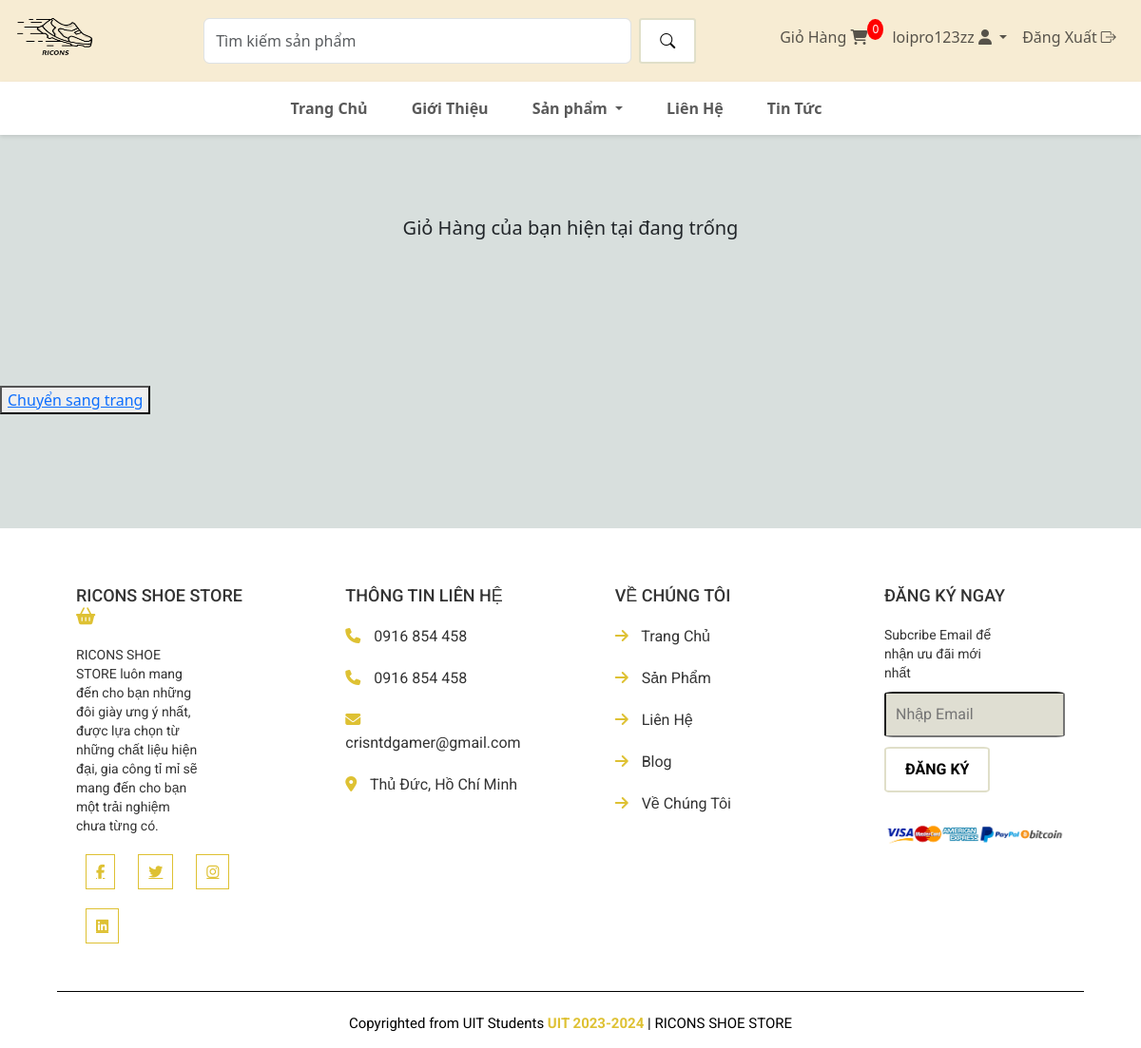
Page /cart/ (signed in) on the earlier database version.
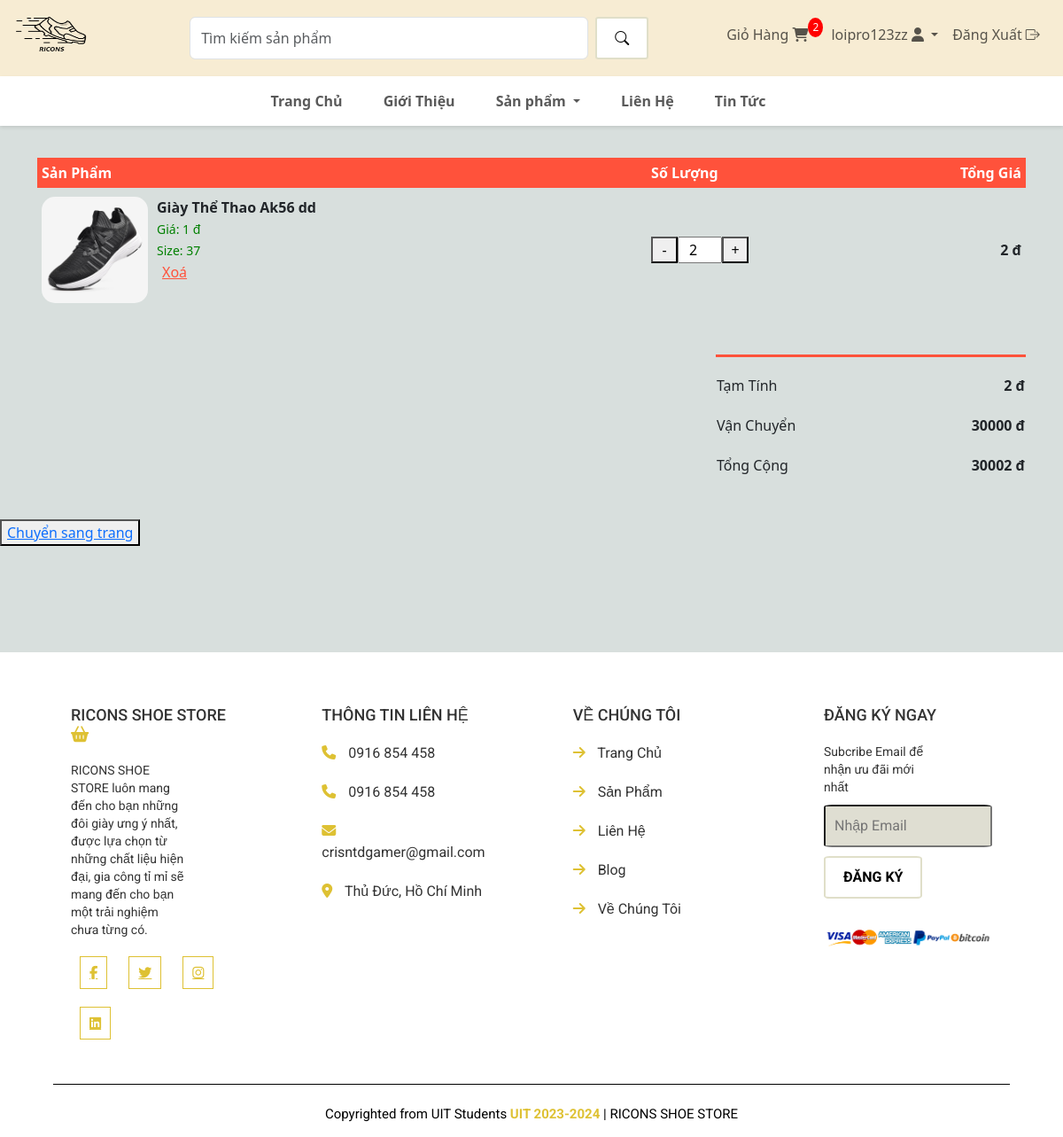
Same page on the later database version.
### app/models.py (models this page shows, shortened)
class MucGioHang(models.Model):
    san_pham = models.ForeignKey(SanPham, on_delete=models.SET_NULL, blank=True, null=True)
    gio_hang = models.ForeignKey(GioHang, on_delete=models.SET_NULL, blank=True, null=True)
    so_luong = models.IntegerField(default=0, null=True, blank=True)
    ngay_them = models.DateTimeField(auto_now_add=True)
    kich_thuoc = models.IntegerField(max_length=10, default=37)
    def tinh_tong_gia_cua_tung_muc(self):
        if self.san_pham.gia_km:
            tong_gia = self.san_pham.gia_km * self.so_luong
        else:
            tong_gia = self.san_pham.gia * self.so_luong
        return tong_gia

class SanPham(models.Model):
    the_loai = models.ForeignKey(TheLoai, on_delete=models.CASCADE, default=1)
    ten = models.CharField(max_length=300, null=True, blank=False)
    gia = models.IntegerField(blank=False)
    hinh = models.ImageField(null=True, blank=True)
    khuyen_mai = models.BooleanField(default=False)
    gia_km = models.IntegerField(blank=True, null=True)
    mo_ta = models.CharField(max_length=500, default='', blank=True)

### app/views.py (the view)
# urls.py: path('cart/', views.cart, name='cart'),
def cart(request):
    theloai_list = TheLoai.objects.all()
    gio_hang = GioHang.objects.filter(khach_hang=request.user, hoan_thanh=False).first()
    gia_tri_gio_hang = 0
    if gio_hang:
        muc_gio_hang = MucGioHang.objects.filter(gio_hang=gio_hang)
        for muc in muc_gio_hang:
            muc.tong_gia_cua_tung_muc = muc.tinh_tong_gia_cua_tung_muc()
            gia_tri_gio_hang += muc.tong_gia_cua_tung_muc
    else:
        muc_gio_hang = None
    context = {'muc_gio_hang' : muc_gio_hang,
               'theloai_list' : theloai_list,
               'gia_tri_gio_hang' : gia_tri_gio_hang}
    return render(request, 'app/cart.html', context)

### app/context_processors.py (called while the page is built)
def tong_san_pham_trong_gio_hang(request):
    return {
        'tong_san_pham_trong_gio_hang': lay_so_luong_san_pham_trong_gio_hang(request.user)
    }

### app/views.py (called while the page is built)
def lay_so_luong_san_pham_trong_gio_hang(user):
    if user.is_authenticated:
        gio_hang = GioHang.objects.filter(khach_hang=user, hoan_thanh=False).first()
        if gio_hang:
            muc_gio_hang = MucGioHang.objects.filter(gio_hang=gio_hang)
            tong_san_pham = 0
            for muc in muc_gio_hang:
                tong_san_pham += muc.so_luong
            return tong_san_pham
    return 0

### app/templates/app/cart.html (shortened to what this page needs)
{% extends 'app/base.html' %}
{% block cart %}
<section id="cart" class="container my-5" style="padding-top: 130px; ">
    <table>
        {% if muc_gio_hang %}
        <tr>
            <th>Sản Phẩm</th>
            <th>Số Lượng</th>
            <th>Tổng Giá</th>
        </tr>
        {% endif %}
        {% if muc_gio_hang %}
        {% for muc in muc_gio_hang %}
        <tr>
            <td>
                <div class="cart-info" onclick="window.location.href='/product_detail/{{muc.san_pham.id}}'">
                    <img src="{{muc.san_pham.hinh.url}}" alt="">
                    <div>
                        <p>{{muc.san_pham.ten}}</p>
                        <small>
                            {% if muc.san_pham.khuyen_mai == True %}
                            Giá: {{muc.san_pham.gia_km}} đ
                            {% else %}
                            Giá: {{muc.san_pham.gia}} đ
                            {% endif %}
                        </small><br>
                        <small>
                            Size: {{muc.kich_thuoc}}
                        </small><br>
                        <button class="link-button delete-item" data-mucid="{{muc.id}}">Xoá</button>
                    </div>
                </div>
            </td>
            <td>
                <div class="quantity">
                    <button class="minus">-</button>
                    <input type="number" value="{{muc.so_luong}}" min="1" style="width: 50px;">
                    <button class="plus">+</button>
                </div>
            </td>
            <td class="price">
                {{muc.tong_gia_cua_tung_muc}} đ
            </td>
        </tr>
        {% endfor %}
        {% else %}
        <tr>
            <td colspan="3" style="text-align: center; vertical-align: middle; padding: 50px;">
                <h5>Giỏ Hàng của bạn hiện tại đang trống</h5>
            </td>
        </tr>
        {% endif %}
    </table>
</section>
<div class="total-price container my-5">
    <table>
        {% if gia_tri_gio_hang != 0 %}
        <tr>
            <td>Tạm Tính</td>
            <td class="price">{{gia_tri_gio_hang}} đ</td>
        </tr>
        <tr>
            <td>Vận Chuyển</td>
            <td class="price">30000 đ</td>
        </tr>
        <tr>
            <td>Tổng Cộng</td>
            <td class="price">{{gia_tri_gio_hang|add:30000}} đ</td>
        </tr>
        {% endif %}
    </table>
</div>
<div>
    <button><a href="{% url 'checkout' %}">Chuyển sang trang</a></button>
</div>
{% endblock cart %}

### app/templates/app/base.html (shortened to what this page needs)
{% load static %}
<!DOCTYPE html>
<html lang="en">
<head>
    <link href="https://cdn.jsdelivr.net/npm/bootstrap@5.3.3/dist/css/bootstrap.min.css" rel="stylesheet">
    <link rel="stylesheet" href="{% static 'app/style.css' %}">
    <link rel="stylesheet" href="https://cdn.jsdelivr.net/npm/bootstrap-icons@1.11.3/font/bootstrap-icons.min.css">
    <link rel="stylesheet" href="https://cdnjs.cloudflare.com/ajax/libs/font-awesome/6.5.2/css/all.min.css">
</head>
<body>
    <div class="container-fluid sticky-top">
        <nav class="navbar navbar-expand-lg justify-content-center" style="background-color: #f7ecd3;">
            <a href="{% url 'home'%}" class="navbar-brand"><img src="{% static 'images/logo.png'%}"
                    style="width: 80px; height: 60px;" alt=""></a>
            <ul class="navbar-nav">
                <li class="nav-item" style="margin-left: 100px; margin-right: 80px;">
                    <form class="d-flex" role="search" action="{% url 'search' %}">
                        <input class="form-control me-2" name="search" type="search" placeholder="Tìm kiếm sản phẩm"
                            aria-label="Search" style="width: 450px; border-radius: 20;">
                        <button class="btn btn-outline-success" type="submit">
                            <i class="bi bi-search"></i>
                        </button>
                    </form>
                </li>
                <li class="nav-item" style="margin-right: 10px;">
                    <a class="nav-link" href="{% url 'cart' %}">
                        Giỏ Hàng
                        <span class="cart-icon">
                            <i class="fa-solid fa-cart-shopping"></i>
                        </span>
                        <span class="cart-count">{{ tong_san_pham_trong_gio_hang }}</span>
                    </a>
                </li>
                {% if user.is_authenticated %}
                <li class="nav-item dropdown">
                    <a class="nav-link dropdown-toggle" href="#" role="button" data-bs-toggle="dropdown"
                        aria-expanded="false">
                        {{request.user}} <i class="fa-solid fa-user"></i>
                    </a>
                </li>
                <li class="nav-item">
                    <a class="nav-link" href="{% url 'logout_user' %}">
                        Đăng Xuất <i class="bi bi-box-arrow-right"></i>
                    </a>
                </li>
                {% else %}
                <li class="nav-item">
                    <a class="nav-link" href="{% url 'login_user' %}">Đăng Nhập <i class="fa-solid fa-key"></i></a>
                </li>
                {% endif %}
            </ul>
        </nav>
        <nav class="navbar navbar-expand-sm justify-content-center"
            style="background-color: white; box-shadow: 0px 2px 4px rgba(0, 0, 0, 0.1);">
            <ul class="navbar-nav">
                <li class="nav-item" style="margin-right: 30px;">
                    <a class="nav-link" href="{% url 'home' %}"><b>Trang Chủ</b></a>
                </li>
                <li class="nav-item" style="margin-right: 30px;">
                    <a class="nav-link" href="#"><b>Giới Thiệu</b></a>
                </li>
                <li class="nav-item dropdown" style="margin-right: 30px;">
                    <a class="nav-link dropdown-toggle" href="#" role="button" data-bs-toggle="dropdown"
                        aria-expanded="false">
                        <b>Sản phẩm</b>
                    </a>
                </li>
                <li class="nav-item" style="margin-right: 30px;">
                    <a class="nav-link" href="#"><b>Liên Hệ</b></a>
                </li>
                <li class="nav-item" style="margin-right: 30px;">
                    <a class="nav-link" href="#"><b>Tin Tức</b></a>
                </li>
            </ul>
        </nav>
    </div>
    {% block cart %} {% endblock cart %}
    <section class="footer">
        <div class="container-footer">
            <div class="box">
                <h3>RICONS SHOE STORE <i class="fas fa-shopping-basket"></i></h3>
                <p>RICONS SHOE STORE luôn mang đến cho bạn những đôi giày ưng ý nhất, được lựa chọn từ những chất liệu
                    hiện đại, gia công tỉ mỉ sẽ mang đến cho bạn một trải nghiệm chưa từng có. </p>
                <div class="share">
                    <a href="#" class="fab fa-facebook-f"></a>
                    <a href="#" class="fab fa-twitter"></a>
                    <a href="#" class="fab fa-instagram"></a>
                    <a href="#" class="fab fa-linkedin"></a>
                </div>
            </div>
            <div class="box">
                <h3>THÔNG TIN LIÊN HỆ </h3>
                <a href="#" class="link"> <i class="fas fa-phone"></i> 0916 854 458 </a>
                <a href="#" class="link"> <i class="fas fa-phone"></i> 0916 854 458 </a>
                <a href="#" class="link"> <i class="fas fa-envelope"></i> crisntdgamer@gmail.com </a>
                <a href="#" class="link"> <i class="fas fa-map-marker-alt"></i> Thủ Đức, Hồ Chí Minh </a>
            </div>
            <div class="box">
                <h3> VỀ CHÚNG TÔI </h3>
                <a href="#" class="link"> <i class="fas fa-arrow-right"></i> Trang Chủ </a>
                <a href="#" class="link"> <i class="fas fa-arrow-right"></i> Sản Phẩm </a>
                <a href="#" class="link"> <i class="fas fa-arrow-right"></i> Liên Hệ </a>
                <a href="#" class="link"> <i class="fas fa-arrow-right"></i> Blog </a>
                <a href="#" class="link"> <i class="fas fa-arrow-right"></i> Về Chúng Tôi </a>
            </div>
            <div class="box">
                <h3> ĐĂNG KÝ NGAY </h3>
                <p>Subcribe Email để nhận ưu đãi mới nhất </p>
                <input type="text" placeholder="Nhập Email" class="email">
                <input type="submit" value="ĐĂNG KÝ" class="btn">
                <img src="{% static 'images/bank.png' %}" class="payment-img" alt="">
            </div>
            <div class="credit"> Copyrighted from UIT Students <span> UIT 2023-2024 </span> | RICONS SHOE STORE </div>
        </div>
    </section>
</body>
</html>

### app/static/app/style.css (style rules this page uses)
body { background-color: #D8DFDD; }
.footer { background-color: #fff; color: #333; padding: 5%; display: flex; justify-content: space-between; align-items: flex-start; flex-wrap: wrap; font-family: "Roboto", sans-serif; margin-top: 10%; }
.box i { color: #DEC133; }
.container-footer { display: flex; justify-content: space-between; align-items: flex-start; flex-wrap: wrap; }
.box { width: calc(25% - 40px); padding: 0 20px; margin-bottom: 40px; }
.box h3 { font-size: 18px; margin-bottom: 20px; }
.box p { font-size: 14px; margin: 10px 0px; line-height: 20px; width: 70%; }
.share a { color: #DEC133; font-size: 15px; margin: 10px; border: 1px solid; padding: 10px; }
.link { color: #333; text-decoration: none; display: block; margin-bottom: 20px; transition: color 0.3s; }
.link i { margin-right: 10px; color: #DEC133; transition: color 0.3s; }
.email { width: 100%; padding: 10px; margin-bottom: 10px; background-color: #DFDED2; border-radius: 5%; }
.btn { padding: 10px 20px; background-color: white; color: black; border: 2px solid #E0DFC9; border-radius: 6%; cursor: pointer; transition: background-color 0.3s, color 0.3s, border-color 0.3s; font-weight: bold; }
.payment-img { margin-top: 20px; max-width: 100%; }
.footer .credit { font-size: 15px; padding: 2% 0 0 0; color: black; border-top: 1px solid; position: relative; width: 100%; text-align: center; margin-bottom: -5%; }
.credit span { color: #DEC133; font-weight: bold; }
#cart { margin: 80px auto; }
.quantity { display: flex; align-items: center; }
.quantity button { width: 30px; height: 30px; }
.quantity input { width: 50px; text-align: center; }
#cart p { font-weight: 700; margin-bottom: 0; }
.price { font-weight: 700; }
small { color: green }
#cart table { width: 100%; border-collapse: collapse; }
.cart-info { display: flex; flex-wrap: wrap; }
td .cart-info img { width: 120px; height: 120px; margin-right: 10px; border-radius: 15px; }
#cart th { text-align: left; padding: 5px; color: white; background: #ff523b; font-weight: bold; }
#cart td { padding: 10px 5px; }
#cart td input { width: 40px; height: 30px; padding: 5px; }
.total-price { display: flex; justify-content: flex-end; }
.total-price table { border-top: 3px solid #ff523b; width: 100%; max-width: 350px; }
.total-price td { padding-top: 20px; }
#cart td:last-child { text-align: right; }
#cart th:last-child { text-align: right; }
.total-price tr td { text-align: left; }
.total-price tr td:last-child { text-align: right; }
.link-button { background: none; border: none; color: #ff523b; text-decoration: underline; cursor: pointer; font-family: inherit; font-size: inherit; }
.cart-count { background-color: red; color: white; border-radius: 50%; padding: 2px 5px; font-size: 12px; position: absolute; top: 20px; }
:root { --white-light: rgba(255, 255, 255, 0.5); --alice-blue: #f8f9fa; --carribean-green: #40c9a2; --gray: #ededed; }
img { width: 100%; display: block; }
select, input[type="number"] { padding: 5px; font-size: 16px; width: 100px; }

### app/templates/app/base.html (style rules this page uses)
html, body { margin: 0; padding: 0; width: 100%; overflow-x: hidden; }
.sticky-top { position: fixed; top: 0; width: 100%; z-index: 1000; }
.container-fluid { padding-left: 0; padding-right: 0; }

Differences in the rows shown:
added MucGioHang: san_pham.hinh (picture), san_pham.ten "Giày Thể Thao Ak56 dd", san_pham.gia_km "1", kich_thuoc "37", so_luong "2", tong_gia_cua_tung_muc "2"
Other differences:
{{ tong_san_pham_trong_gio_hang }}: "0" → "2"
{{ gia_tri_gio_hang }}: (not shown) → "2"
{{ gia_tri_gio_hang|add:30000 }}: (not shown) → "30002"
text no longer shown: "Giỏ Hàng của bạn hiện tại đang trống"
text now shown: "Sản Phẩm Số Lượng Tổng Giá Tạm Tính đ Vận Chuyển 30000 đ Tổng Cộng đ"
